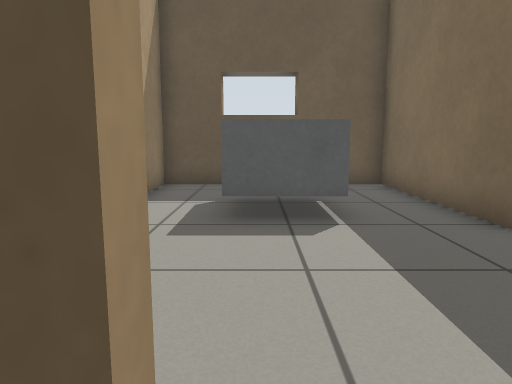
view 1 (above)

19 first-person views from a walk through a Gazebo world. The camera is 0.64 m above the floor, tilts 8° down and sees 70° across. The floor is counted in squares, 0.5 m on a side. Each view is taken from the middle of a square. On the plan, view 1 faces up. The plan holds only what a view shows up to about 15 squares ahead; the rest is blank.

view 2
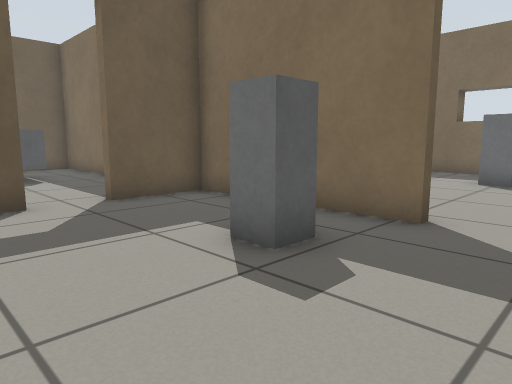

view 3
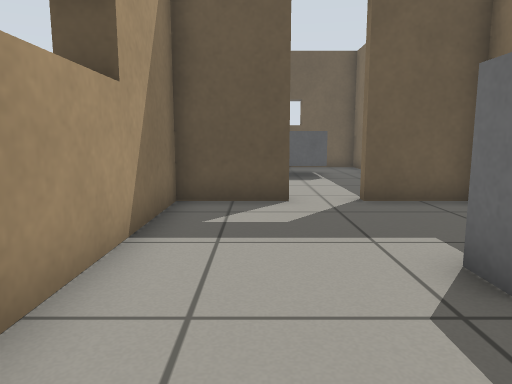

view 4
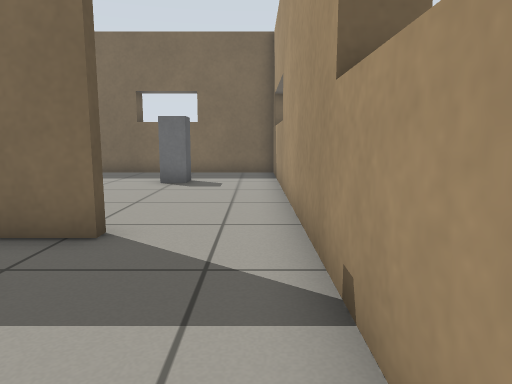

view 5
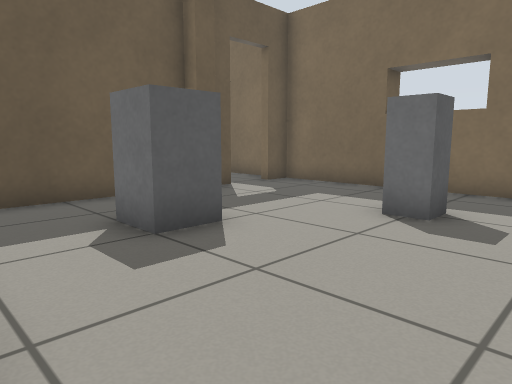

view 6
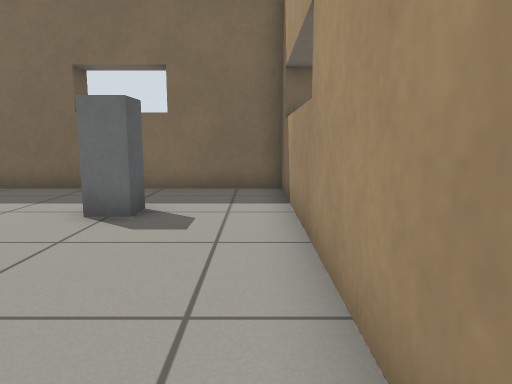

view 7
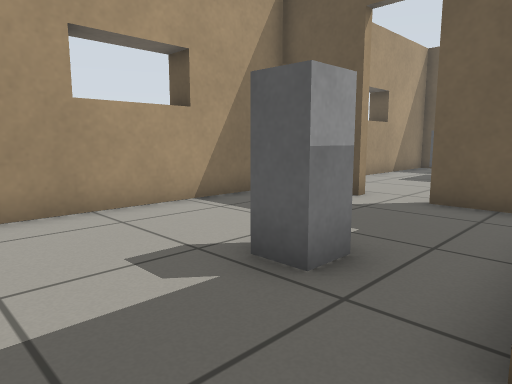

view 8
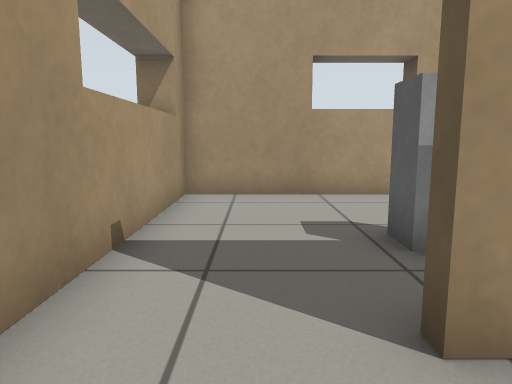

view 9
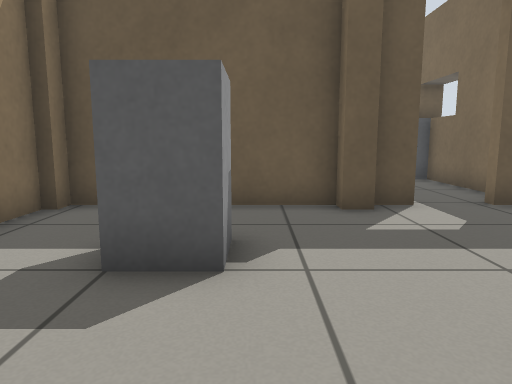

view 10
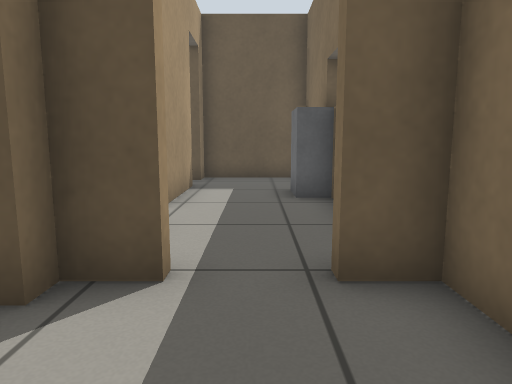

view 11
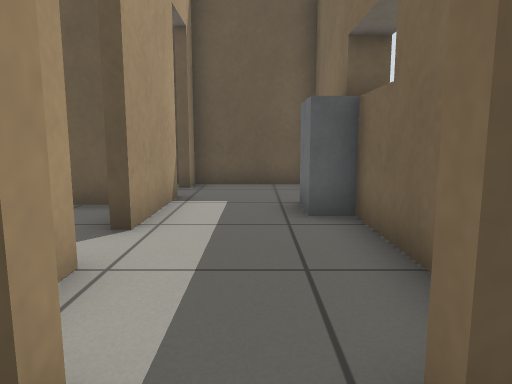

view 12
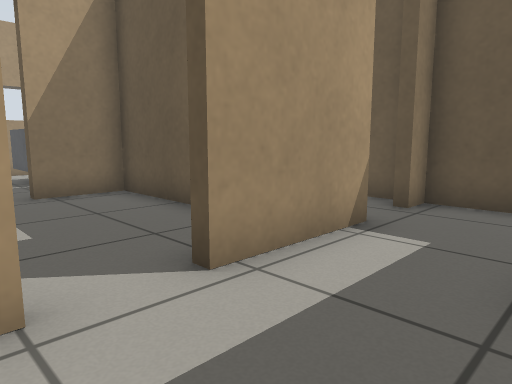

view 13
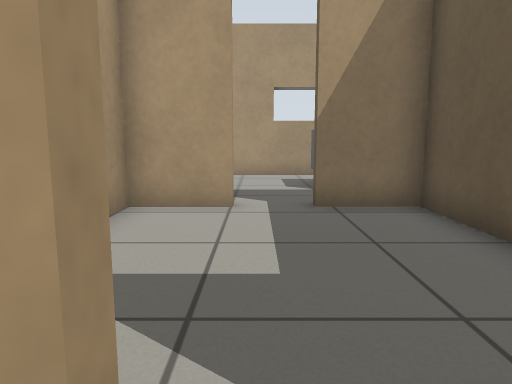

view 14
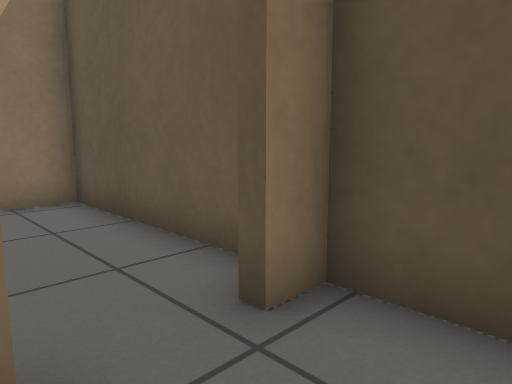

view 15
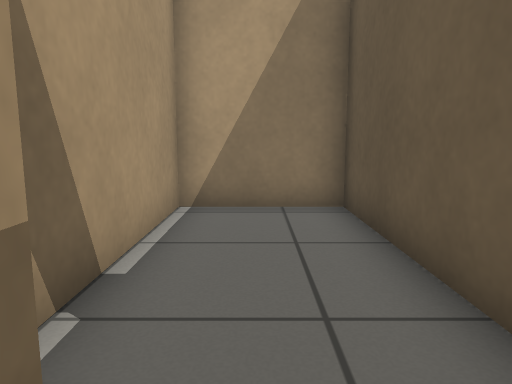

view 16
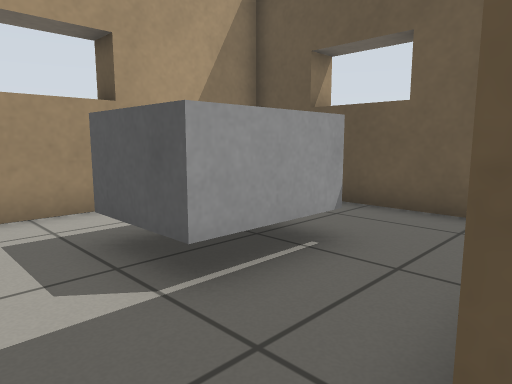

view 17
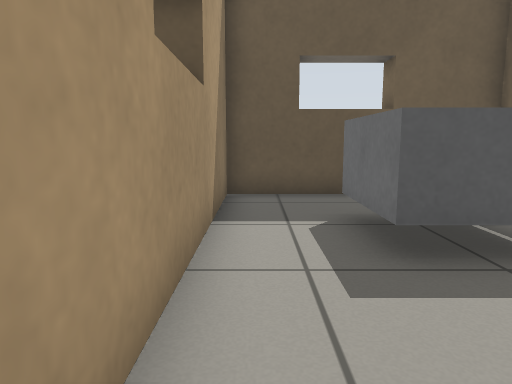

view 18
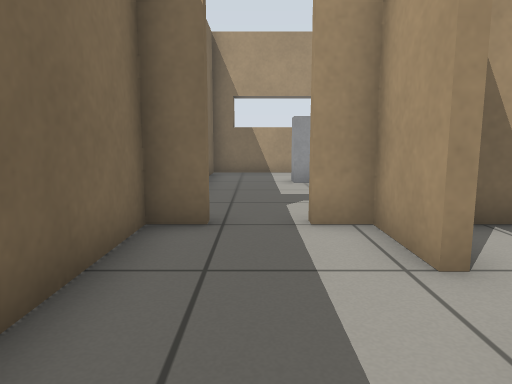

view 19
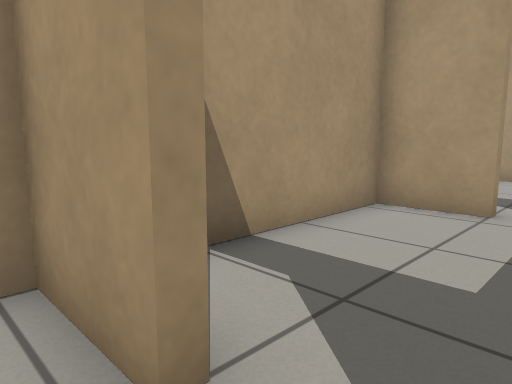

### Floor plan
Points are (right, up) in squares from view 1. A wall is a line through its corners. A room is listed if a view was taken in it or the views show most of it. See-through windows are left out.
Room 1 (views 1, 2, 3, 4, 5, 6, 7)
walls: (4, -4.5) (4, -4.9) (3.7, -4.9) (3.7, 0.7) (1.2, 0.7); (-0.3, 1.1) (-0.3, 0.7) (-2.7, 0.7) (-2.7, -7.7) (4.5, -7.7)
ways out: opening at (4, -6) to room 2; opening at (0.5, 1) to room 4
objects: grey box (1, -4) to (2, -4)
Room 2 (views 8, 9, 10, 11)
walls: (9.6, 1.2) (4.3, 1.2); (11.2, 1.2) (10.2, 1.2) (10.2, 0.7) (9.6, 0.7); (4, 0.8) (4, -0.5); (4.5, -7.7) (13.7, -7.7) (13.7, 1.2) (12.8, 1.2)
ways out: opening at (4, -6) to room 1; opening at (12, 1) to room 3
objects: grey box (7, -2); grey box (10, -5) to (11, -4)
Room 3 (views 12, 13, 14, 15, 18, 19)
walls: (10.2, 3.6) (10.2, 1.5) (11.2, 1.5); (10.2, 8.4) (10.2, 5.1); (12.6, 1.5) (13.7, 1.5) (13.7, 10.7) (10.2, 10.7) (10.2, 9.9)
ways out: opening at (12, 1) to room 2; opening at (10, 4.5) to room 5; opening at (10, 9) to room 6
objects: grey box (13, 6) to (13, 7)
Room 4 (views 16, 17)
walls: (4, 5.2) (3.7, 5.2) (3.7, 10.7) (-2.7, 10.7) (-2.7, 2.2)
ways out: opening at (0.5, 1) to room 1; opening at (4, 4.5) to room 5
objects: grey box (0, 6) to (1, 8)
Room 5 (no view inside)
walls: (4, 3.6) (4, 1.5) (8.8, 1.5); (9.1, 7.2) (4, 7.2) (4, 5.2)
ways out: opening at (10, 4.5) to room 3; opening at (4, 4.5) to room 4
Room 6 (no view inside)
walls: (9.8, 10.7) (4, 10.7) (4, 7.5) (8.8, 7.5)
ways out: opening at (10, 9) to room 3

Where each view was taken, in squares from view 1:
view 1: 0 up, 0 right, facing up
view 2: 7 down, 2 left, facing up-right
view 3: 7 down, 1 left, facing up
view 4: 7 down, 1 left, facing right
view 5: 7 down, 4 right, facing up-right
view 6: 7 down, 4 right, facing right
view 7: 7 down, 4 right, facing up-left
view 8: 6 down, 6 right, facing left
view 9: 6 down, 8 right, facing up
view 10: 2 down, 12 right, facing up
view 11: 0 up, 12 right, facing up
view 12: 3 up, 13 right, facing up-left
view 13: 4 up, 11 right, facing left
view 14: 8 up, 12 right, facing up-left
view 15: 9 up, 11 right, facing left
view 16: 4 up, 4 right, facing up-left
view 17: 2 up, 2 left, facing up
view 18: 7 up, 12 right, facing down
view 19: 5 up, 11 right, facing down-left
